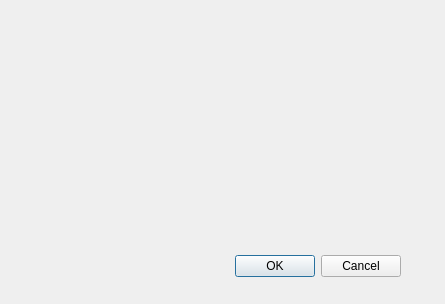
<?xml version="1.0" encoding="UTF-8"?>
<ui version="4.0">
 <class>About</class>
 <widget class="QDialog" name="About">
  <property name="geometry">
   <rect>
    <x>0</x>
    <y>0</y>
    <width>445</width>
    <height>304</height>
   </rect>
  </property>
  <property name="windowTitle">
   <string>Dialog</string>
  </property>
  <widget class="QDialogButtonBox" name="buttonBox">
   <property name="geometry">
    <rect>
     <x>60</x>
     <y>250</y>
     <width>341</width>
     <height>32</height>
    </rect>
   </property>
   <property name="orientation">
    <enum>Qt::Horizontal</enum>
   </property>
   <property name="standardButtons">
    <set>QDialogButtonBox::Cancel|QDialogButtonBox::Ok</set>
   </property>
  </widget>
 </widget>
 <resources/>
 <connections>
  <connection>
   <sender>buttonBox</sender>
   <signal>accepted()</signal>
   <receiver>About</receiver>
   <slot>accept()</slot>
   <hints>
    <hint type="sourcelabel">
     <x>248</x>
     <y>254</y>
    </hint>
    <hint type="destinationlabel">
     <x>157</x>
     <y>274</y>
    </hint>
   </hints>
  </connection>
  <connection>
   <sender>buttonBox</sender>
   <signal>rejected()</signal>
   <receiver>About</receiver>
   <slot>reject()</slot>
   <hints>
    <hint type="sourcelabel">
     <x>316</x>
     <y>260</y>
    </hint>
    <hint type="destinationlabel">
     <x>286</x>
     <y>274</y>
    </hint>
   </hints>
  </connection>
 </connections>
</ui>
